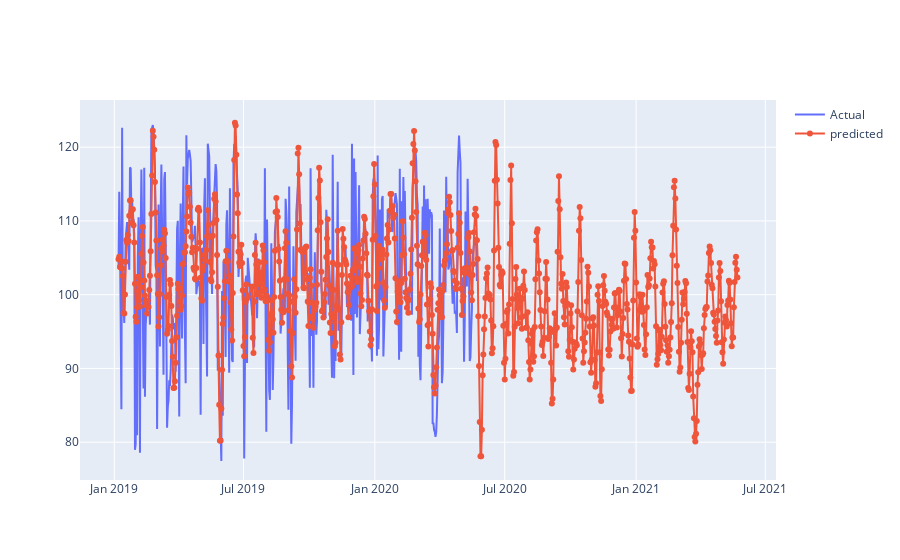

The cell this chart's notebook holds for it:
### Code cell
import plotly.graph_objects as go
fig = go.Figure([go.Scatter(x=energy['ds'], y=energy['y'], mode='lines',
                            name='Actual')])

fig.add_trace(go.Scatter(x=prediction1['ds'], y=prediction1['yhat'],
                         mode='lines+markers',
                         name='predicted'))

fig.show()

### Figure 1 — Plotly figure (JSON) as saved in the notebook; plotly's stock layout.template omitted (floating-point values rounded to 4 significant figures; data arrays with more than 128 entries replaced by an {"elided": "..."} marker saying what was removed)
{"data": [{"mode": "lines", "name": "Actual", "type": "scatter", "x": {"elided": "498 str values"}, "y": {"elided": "498 float values"}}, {"mode": "lines+markers", "name": "predicted", "type": "scatter", "x": {"elided": "863 str values"}, "y": {"elided": "863 float values"}}], "layout": {}}
